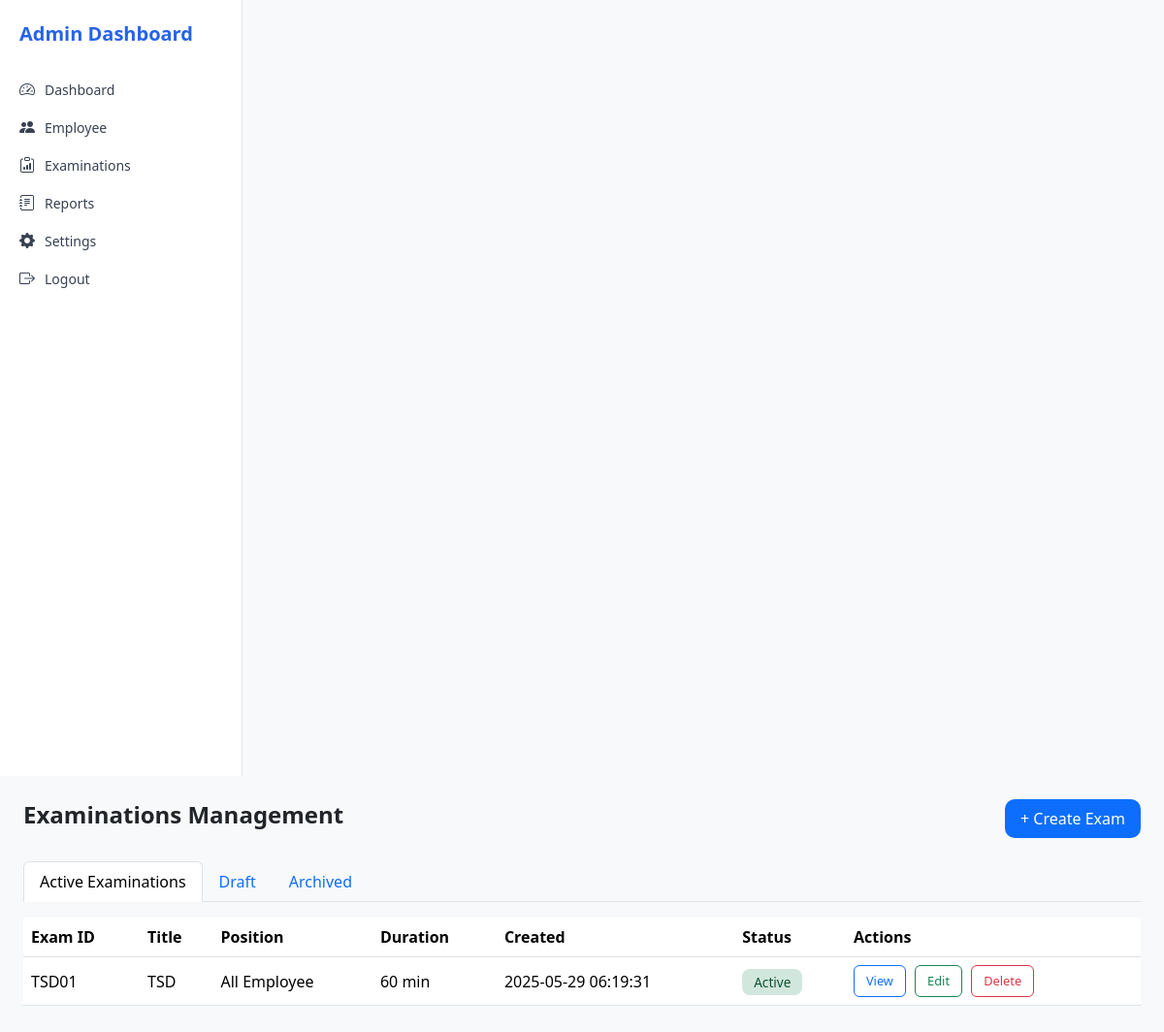
The page /admin/admin_examinations.php on the database as committed earlier.
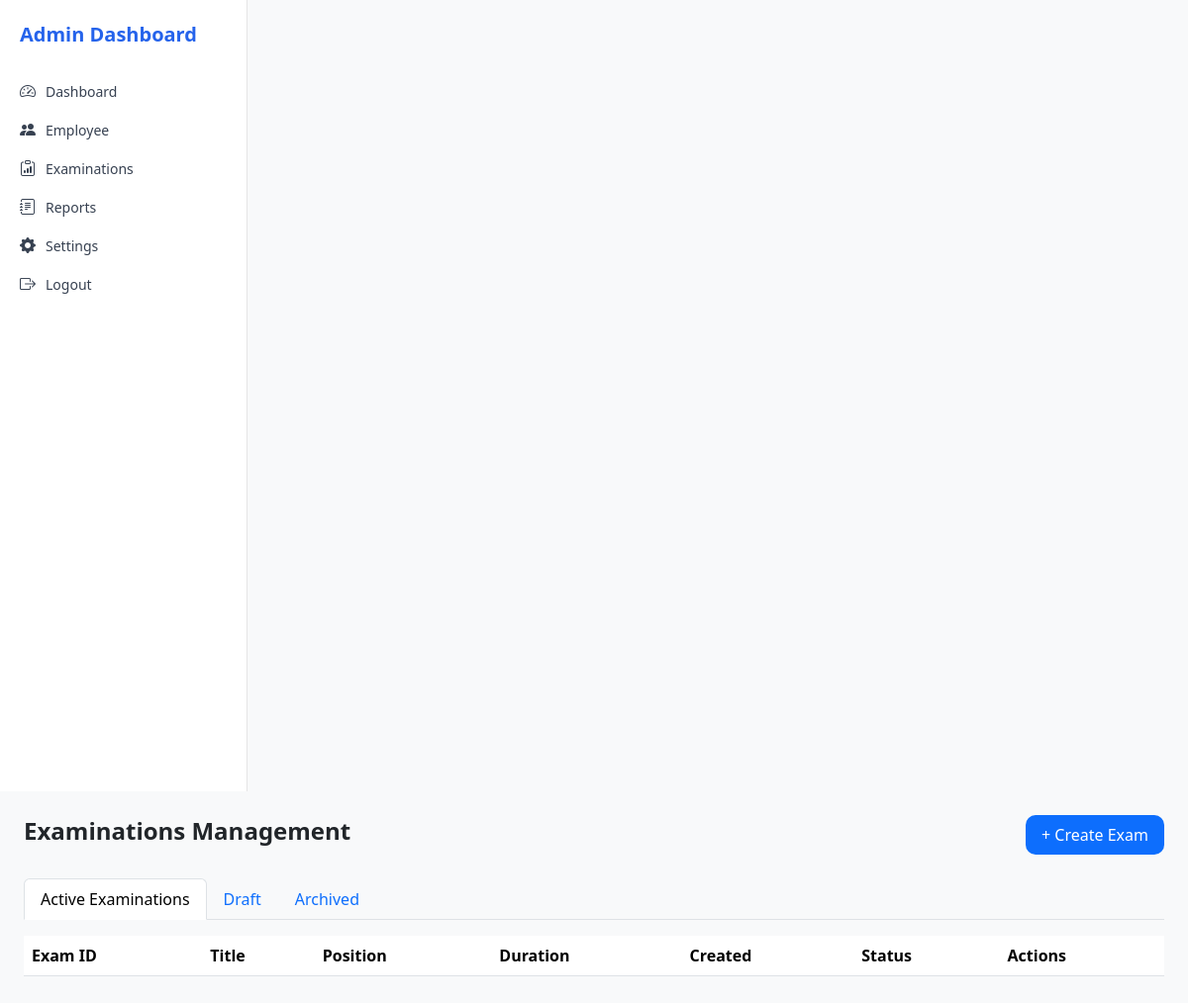
The same page on the database as committed later.
### tables this page shows
CREATE TABLE `examinations` (
  `exam_id` int(10) UNSIGNED NOT NULL,
  `title` varchar(255) DEFAULT NULL,
  `position` varchar(100) DEFAULT NULL,
  `duration` int(11) DEFAULT NULL,
  `description` text DEFAULT NULL,
  `passing_score` int(11) DEFAULT NULL,
  `status` varchar(50) DEFAULT NULL,
  `created` datetime DEFAULT NULL
);

### admin/admin_examinations.php (the view, shortened to what this page needs)
<?php
$conn = new mysqli("localhost", "root", "", "ees");
$sql    = "SELECT * FROM examinations WHERE status = 'Active'";
$result = $conn->query($sql);
include 'sidebar.php';
?>
<!DOCTYPE html>
<html>
<head>
    <link href="https://cdn.jsdelivr.net/npm/bootstrap@5.3.3/dist/css/bootstrap.min.css" rel="stylesheet">
</head>
<body>
<div class="container-fluid p-4">
    <div class="d-flex justify-content-between align-items-center mb-4">
        <h2>Examinations Management</h2>
        <button id="btnCreate" onclick="openModal()">+ Create Exam</button>
    </div>
    <ul class="nav nav-tabs mb-3">
        <li class="nav-item"><a class="nav-link active" href="#">Active Examinations</a></li>
        <li class="nav-item"><a class="nav-link" href="#">Draft</a></li>
        <li class="nav-item"><a class="nav-link" href="#">Archived</a></li>
    </ul>
    <div class="table-responsive">
        <table class="table align-middle">
            <thead>
                <tr>
                    <th>Exam ID</th>
                    <th>Title</th>
                    <th>Position</th>
                    <th>Duration</th>
                    <th>Created</th>
                    <th>Status</th>
                    <th>Actions</th>
                </tr>
            </thead>
            <tbody>
                <?php while ($row = $result->fetch_assoc()): ?>
                <tr>
                    <td><?= $row['exam_id'] ?></td>
                    <td><?= $row['title'] ?></td>
                    <td><?= $row['position'] ?></td>
                    <td><?= $row['duration'] ?> min</td>
                    <td><?= $row['created'] ?></td>
                    <td><span class="status-active"><?= $row['status'] ?></span></td>
                    <td class="action-btns">
                        <a href="view_exam.php?id=<?= $row['exam_id'] ?>" class="btn btn-outline-primary">View</a>
                        <a href="edit_exam.php?id=<?= $row['exam_id'] ?>" class="btn btn-outline-success">Edit</a>
                        <a href="delete_exam.php?id=<?= $row['exam_id'] ?>" class="btn btn-outline-danger" onclick="return confirm('Are you sure?')">Delete</a>
                    </td>
                </tr>
                <?php endwhile; ?>
            </tbody>
        </table>
    </div>
</div>
</body>
</html>

Rows that differ between the two databases and show on the page:
removed examinations: exam_id "TSD01", title "TSD", position "All Employee", duration "60", created "2025-05-29 06:19:31", status "Active"
